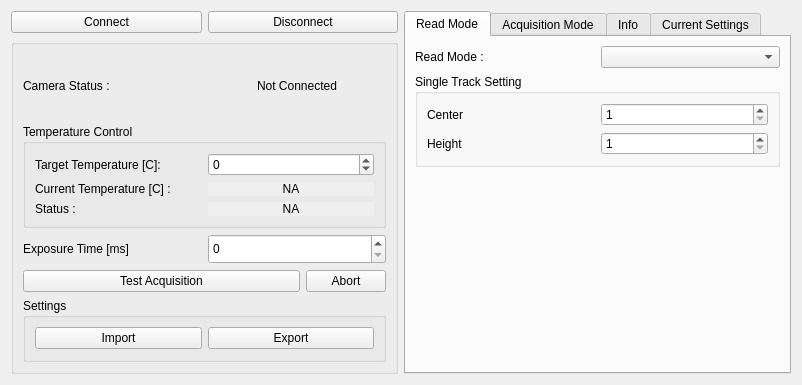
<?xml version="1.0" encoding="UTF-8"?>
<ui version="4.0">
 <class>andorCameraWidget</class>
 <widget class="QWidget" name="andorCameraWidget">
  <property name="geometry">
   <rect>
    <x>0</x>
    <y>0</y>
    <width>802</width>
    <height>385</height>
   </rect>
  </property>
  <property name="sizePolicy">
   <sizepolicy hsizetype="Fixed" vsizetype="Fixed">
    <horstretch>0</horstretch>
    <verstretch>0</verstretch>
   </sizepolicy>
  </property>
  <property name="windowTitle">
   <string>andorCameraWidget</string>
  </property>
  <layout class="QHBoxLayout" name="horizontalLayout_3">
   <item>
    <layout class="QVBoxLayout" name="verticalLayout_2">
     <item>
      <layout class="QHBoxLayout" name="connectionLayout">
       <item>
        <widget class="QPushButton" name="pushbtnConnect">
         <property name="text">
          <string>Connect</string>
         </property>
        </widget>
       </item>
       <item>
        <widget class="QPushButton" name="pushbtnDisconnect">
         <property name="text">
          <string>Disconnect</string>
         </property>
        </widget>
       </item>
      </layout>
     </item>
     <item>
      <widget class="QGroupBox" name="groupBoxBasicControl">
       <property name="title">
        <string/>
       </property>
       <layout class="QVBoxLayout" name="verticalLayout_4">
        <item>
         <layout class="QHBoxLayout" name="cameraStatusLayout">
          <item>
           <widget class="QLabel" name="label">
            <property name="text">
             <string>Camera Status :</string>
            </property>
           </widget>
          </item>
          <item>
           <widget class="QLabel" name="cameraStatus">
            <property name="text">
             <string>Not Connected</string>
            </property>
            <property name="alignment">
             <set>Qt::AlignCenter</set>
            </property>
           </widget>
          </item>
         </layout>
        </item>
        <item>
         <widget class="QGroupBox" name="tempControlLayout">
          <property name="title">
           <string>Temperature Control</string>
          </property>
          <layout class="QVBoxLayout" name="verticalLayout_6">
           <item>
            <layout class="QHBoxLayout" name="horizontalLayout_8">
             <item>
              <widget class="QLabel" name="label_6">
               <property name="text">
                <string>Target Temperature [C]:</string>
               </property>
              </widget>
             </item>
             <item>
              <widget class="QSpinBox" name="temperatureSpinBox">
               <property name="minimum">
                <number>-100</number>
               </property>
               <property name="maximum">
                <number>30</number>
               </property>
              </widget>
             </item>
            </layout>
           </item>
           <item>
            <layout class="QHBoxLayout" name="horizontalLayout_9">
             <item>
              <widget class="QLabel" name="label_7">
               <property name="text">
                <string>Current Temperature [C] :</string>
               </property>
              </widget>
             </item>
             <item>
              <widget class="QLabel" name="temperatureLabel">
               <property name="minimumSize">
                <size>
                 <width>75</width>
                 <height>0</height>
                </size>
               </property>
               <property name="autoFillBackground">
                <bool>true</bool>
               </property>
               <property name="text">
                <string>NA</string>
               </property>
               <property name="alignment">
                <set>Qt::AlignCenter</set>
               </property>
              </widget>
             </item>
            </layout>
           </item>
           <item>
            <layout class="QHBoxLayout" name="horizontalLayout_10">
             <item>
              <widget class="QLabel" name="label_8">
               <property name="text">
                <string>Status :</string>
               </property>
              </widget>
             </item>
             <item>
              <widget class="QLabel" name="coolingStatusLabel">
               <property name="minimumSize">
                <size>
                 <width>75</width>
                 <height>0</height>
                </size>
               </property>
               <property name="autoFillBackground">
                <bool>true</bool>
               </property>
               <property name="text">
                <string>NA</string>
               </property>
               <property name="alignment">
                <set>Qt::AlignCenter</set>
               </property>
              </widget>
             </item>
            </layout>
           </item>
          </layout>
         </widget>
        </item>
        <item>
         <layout class="QHBoxLayout" name="exposureTestLayout">
          <item>
           <layout class="QHBoxLayout" name="horizontalLayout_4">
            <item>
             <widget class="QLabel" name="label_2">
              <property name="text">
               <string>Exposure Time [ms]</string>
              </property>
             </widget>
            </item>
            <item>
             <widget class="QSpinBox" name="exposureTimeSpinBox">
              <property name="minimumSize">
               <size>
                <width>150</width>
                <height>30</height>
               </size>
              </property>
              <property name="maximum">
               <number>65536</number>
              </property>
             </widget>
            </item>
           </layout>
          </item>
         </layout>
        </item>
        <item>
         <layout class="QHBoxLayout" name="testAcquisitionLayout" stretch="5,1">
          <item>
           <widget class="QPushButton" name="testAcquisitionBtn">
            <property name="text">
             <string>Test Acquisition</string>
            </property>
           </widget>
          </item>
          <item>
           <widget class="QPushButton" name="abortTestAcquisitionBtn">
            <property name="text">
             <string>Abort</string>
            </property>
           </widget>
          </item>
         </layout>
        </item>
        <item>
         <widget class="QGroupBox" name="settingsIOGroupBox">
          <property name="title">
           <string>Settings</string>
          </property>
          <layout class="QHBoxLayout" name="horizontalLayout_11">
           <item>
            <widget class="QPushButton" name="pushbtnImportSettings">
             <property name="text">
              <string>Import</string>
             </property>
            </widget>
           </item>
           <item>
            <widget class="QPushButton" name="pushbtnExportSettings">
             <property name="text">
              <string>Export</string>
             </property>
            </widget>
           </item>
          </layout>
         </widget>
        </item>
       </layout>
      </widget>
     </item>
    </layout>
   </item>
   <item>
    <widget class="QTabWidget" name="tabAdvancedControl">
     <property name="currentIndex">
      <number>0</number>
     </property>
     <widget class="QWidget" name="tabReadMode">
      <attribute name="title">
       <string>Read Mode</string>
      </attribute>
      <layout class="QVBoxLayout" name="verticalLayout">
       <item>
        <layout class="QHBoxLayout" name="horizontalLayout_5">
         <item>
          <widget class="QLabel" name="label_3">
           <property name="sizePolicy">
            <sizepolicy hsizetype="Preferred" vsizetype="Maximum">
             <horstretch>0</horstretch>
             <verstretch>0</verstretch>
            </sizepolicy>
           </property>
           <property name="text">
            <string>Read Mode :</string>
           </property>
          </widget>
         </item>
         <item>
          <widget class="QComboBox" name="readModeComboBox"/>
         </item>
        </layout>
       </item>
       <item>
        <widget class="QGroupBox" name="groupBox_4">
         <property name="title">
          <string>Single Track Setting</string>
         </property>
         <layout class="QVBoxLayout" name="verticalLayout_8">
          <item>
           <layout class="QHBoxLayout" name="horizontalLayout_6">
            <item>
             <widget class="QLabel" name="label_4">
              <property name="text">
               <string>Center</string>
              </property>
             </widget>
            </item>
            <item>
             <widget class="QSpinBox" name="singleTrackCenterSpinBox">
              <property name="minimum">
               <number>1</number>
              </property>
              <property name="maximum">
               <number>255</number>
              </property>
             </widget>
            </item>
           </layout>
          </item>
          <item>
           <layout class="QHBoxLayout" name="horizontalLayout_7">
            <item>
             <widget class="QLabel" name="label_5">
              <property name="text">
               <string>Height</string>
              </property>
             </widget>
            </item>
            <item>
             <widget class="QSpinBox" name="singleTrackHeightSpinBox">
              <property name="minimum">
               <number>1</number>
              </property>
              <property name="maximum">
               <number>255</number>
              </property>
             </widget>
            </item>
           </layout>
          </item>
         </layout>
        </widget>
       </item>
       <item>
        <spacer name="verticalSpacer">
         <property name="orientation">
          <enum>Qt::Vertical</enum>
         </property>
         <property name="sizeHint" stdset="0">
          <size>
           <width>20</width>
           <height>40</height>
          </size>
         </property>
        </spacer>
       </item>
      </layout>
     </widget>
     <widget class="QWidget" name="tabAcquisitionMode">
      <attribute name="title">
       <string>Acquisition Mode</string>
      </attribute>
      <layout class="QVBoxLayout" name="verticalLayout_3">
       <item>
        <layout class="QHBoxLayout" name="horizontalLayout">
         <item>
          <widget class="QLabel" name="label_9">
           <property name="text">
            <string>Acquisition Mode</string>
           </property>
          </widget>
         </item>
         <item>
          <widget class="QComboBox" name="acquisitionModeComboBox"/>
         </item>
        </layout>
       </item>
       <item>
        <widget class="QGroupBox" name="groupBox_6">
         <property name="title">
          <string>Kinetic Setting</string>
         </property>
         <layout class="QVBoxLayout" name="verticalLayout_10">
          <item>
           <layout class="QHBoxLayout" name="horizontalLayout_12">
            <item>
             <widget class="QLabel" name="label_10">
              <property name="text">
               <string>Number</string>
              </property>
             </widget>
            </item>
            <item>
             <widget class="QSpinBox" name="kineticNumberSpinBox">
              <property name="minimum">
               <number>1</number>
              </property>
              <property name="maximum">
               <number>65536</number>
              </property>
             </widget>
            </item>
           </layout>
          </item>
          <item>
           <layout class="QHBoxLayout" name="horizontalLayout_13">
            <item>
             <widget class="QLabel" name="label_11">
              <property name="text">
               <string>Cycle Time [ms]</string>
              </property>
             </widget>
            </item>
            <item>
             <widget class="QSpinBox" name="kineticTimeSpinBox">
              <property name="maximum">
               <number>65536</number>
              </property>
             </widget>
            </item>
           </layout>
          </item>
         </layout>
        </widget>
       </item>
       <item>
        <spacer name="verticalSpacer_2">
         <property name="orientation">
          <enum>Qt::Vertical</enum>
         </property>
         <property name="sizeHint" stdset="0">
          <size>
           <width>20</width>
           <height>40</height>
          </size>
         </property>
        </spacer>
       </item>
      </layout>
     </widget>
     <widget class="QWidget" name="tabInfo">
      <attribute name="title">
       <string>Info</string>
      </attribute>
      <layout class="QHBoxLayout" name="horizontalLayout_2">
       <item>
        <widget class="QPlainTextEdit" name="plainTxtInfo">
         <property name="textInteractionFlags">
          <set>Qt::NoTextInteraction</set>
         </property>
        </widget>
       </item>
      </layout>
     </widget>
     <widget class="QWidget" name="tabCurrentSettings">
      <attribute name="title">
       <string>Current Settings</string>
      </attribute>
      <layout class="QHBoxLayout" name="horizontalLayout_14">
       <item>
        <widget class="QPlainTextEdit" name="plainTxtCurrentSettings">
         <property name="textInteractionFlags">
          <set>Qt::NoTextInteraction</set>
         </property>
        </widget>
       </item>
      </layout>
     </widget>
    </widget>
   </item>
  </layout>
 </widget>
 <resources/>
 <connections/>
</ui>
